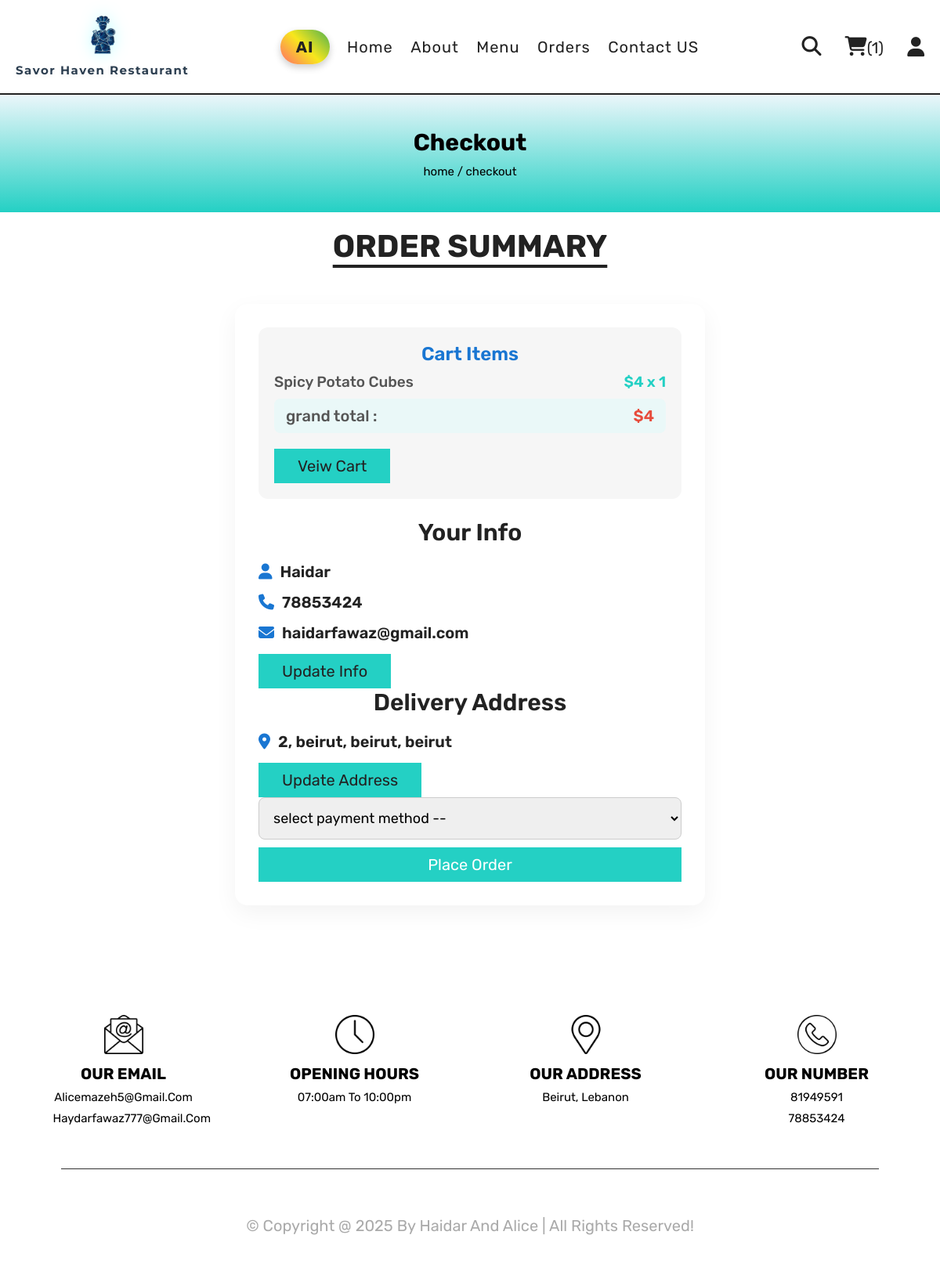
The app's page /checkout.php (signed in) with its own data.
### tables this page shows
CREATE TABLE `cart` (
  `id` int(100) NOT NULL,
  `user_id` int(100) NOT NULL,
  `pid` int(100) NOT NULL,
  `name` varchar(100) NOT NULL,
  `price` int(10) NOT NULL,
  `quantity` int(10) NOT NULL,
  `image` varchar(100) NOT NULL
);

CREATE TABLE `users` (
  `id` int(100) NOT NULL,
  `name` varchar(20) NOT NULL,
  `email` varchar(50) NOT NULL,
  `number` varchar(10) NOT NULL,
  `password` varchar(50) NOT NULL,
  `address` varchar(500) NOT NULL
);

### checkout.php (the view, shortened to what this page needs)
<?php
include 'components/connect.php';
if(isset($_SESSION['user_id'])){
   $user_id = $_SESSION['user_id'];
}else{
   $user_id = '';
   header('location:home.php');
};
?>
<!DOCTYPE html>
<html lang="en">
<head>
   <link rel="stylesheet" href="https://cdnjs.cloudflare.com/ajax/libs/font-awesome/6.1.1/css/all.min.css">
   <link rel="stylesheet" href="css/style.css">
</head>
<body>
<?php include 'components/user_header.php'; ?>
<div class="heading">
   <h3>checkout</h3>
   <p><a href="home.php">home</a> <span> / checkout</span></p>
</div>
<section class="checkout">
   <h1 class="title">order summary</h1>
<form action="" method="post">
   <div class="cart-items">
      <h3>cart items</h3>
      <?php
         $grand_total = 0;
         $select_cart = $conn->prepare("SELECT * FROM `cart` WHERE user_id = ?");
         $select_cart->execute([$user_id]);
         if($select_cart->rowCount() > 0){
            while($fetch_cart = $select_cart->fetch(PDO::FETCH_ASSOC)){
               $grand_total += ($fetch_cart['price'] * $fetch_cart['quantity']);
      ?>
      <p><span class="name"><?= $fetch_cart['name']; ?></span><span class="price">$<?= $fetch_cart['price']; ?> x <?= $fetch_cart['quantity']; ?></span></p>
      <?php
            }
         }else{
            echo '<p class="empty">your cart is empty!</p>';
         }
      ?>
      <p class="grand-total"><span class="name">grand total :</span><span class="price">$<?= $grand_total; ?></span></p>
      <a href="cart.php" class="btn">veiw cart</a>
   </div>
   <div class="user-info">
      <h3>your info</h3>
      <p><i class="fas fa-user"></i><span><?= $fetch_profile['name'] ?></span></p>
      <p><i class="fas fa-phone"></i><span><?= $fetch_profile['number'] ?></span></p>
      <p><i class="fas fa-envelope"></i><span><?= $fetch_profile['email'] ?></span></p>
      <a href="update_profile.php" class="btn">update info</a>
      <h3>delivery address</h3>
      <p><i class="fas fa-map-marker-alt"></i><span><?php if($fetch_profile['address'] == ''){echo 'please enter your address';}else{echo $fetch_profile['address'];} ?></span></p>
      <a href="update_address.php" class="btn">update address</a>
      <select name="method" class="box" required>
         <option value="" disabled selected>select payment method --</option>
      </select>
      <input type="submit" value="place order" class="btn <?php if($fetch_profile['address'] == ''){echo 'disabled';} ?>" style="width:100%; background: #24d0c4; color:var(--white);" name="submit">
   </div>
</form>
</section>
<?php include 'components/footer.php'; ?>
</body>
</html>

### css/style.css (style rules this page uses)
:root { --yellow:#fed330; --red:#e74c3c; --white:#fff; --black:#222; --light-color:#777; --border:.2rem solid var(--black); }
* { font-family: 'Rubik', sans-serif; margin:0; padding:0; box-sizing: border-box; outline: none; border: none; text-decoration: none; }
html { font-size: 62.5%; overflow-x: hidden; scroll-behavior: smooth; stop-opacity: 7rem; }
section { margin:0 auto; max-width: 1200px; padding:2rem; }
.title { text-align: center; margin-bottom: 2.5rem; font-size: 4rem; color:var(--black); text-transform: uppercase; text-decoration: underline; text-underline-offset: 1rem; }
.heading { display: flex; align-items: center; justify-content: center; gap:1rem; flex-flow: column; background: linear-gradient(180deg, #ebf6fa,#24d0c4 ); min-height: 15rem; }
.heading h3 { font-size: 3rem; color:black; text-transform: capitalize; }
.heading p { font-size: 1.5rem; color:black; }
.heading p a { color: black; }
.btn, .delete-btn { margin-top: 1rem; display: inline-block; font-size: 2rem; padding:1rem 3rem; cursor: pointer; text-transform: capitalize; transition: .2s linear; }
.btn { background-color: #24d0c4; color:var(--black); }
.checkout form { max-width: 60rem; margin: 5rem auto; padding: 3rem; background: #ffffff; border-radius: 16px; box-shadow: 0 10px 30px rgba(0, 0, 0, 0.05); animation: fadeInCheckout 0.8s ease-in-out; }
.checkout form h3 { font-size: 3rem; text-transform: capitalize; margin-bottom: 2rem; color: #222; font-weight: 600; text-align: center; }
.checkout form .cart-items { background: #f6f6f6; padding: 2rem; border-radius: 12px; margin-bottom: 2.5rem; animation: slideUp 0.6s ease-in-out; }
.checkout form .cart-items h3 { color: #1976d2; font-size: 2.4rem; margin-bottom: 1rem; text-align: center; }
.checkout form .cart-items p { display: flex; justify-content: space-between; align-items: center; margin: 1rem 0; font-size: 1.9rem; color: #333; }
.checkout form .cart-items p .name { color: #555; font-weight: 500; }
.checkout form .cart-items p .price { color: #24d0c4; font-weight: 600; }
.checkout form .cart-items .grand-total { background: #eaf8f8; border-radius: 8px; padding: 1rem 1.5rem; font-size: 2rem; text-align: right; font-weight: 600; }
.checkout form .cart-items .grand-total .price { color: #e74c3c; }
.checkout form .user-info p { font-size: 2rem; margin: 1.5rem 0 0.5rem; color: #333; display: flex; align-items: center; }
.checkout form .user-info p i { margin-right: 1rem; color: #1976d2; }
.checkout form .user-info p span { font-weight: 600; color: #222; }
.checkout form .user-info .box { width: 100%; border: 1px solid #ccc; padding: 1.4rem; font-size: 1.8rem; border-radius: 8px; transition: border-color 0.3s ease; }

### records on screen
cart: name "Spicy Potato Cubes", price "4", quantity "1"
users: name "Haidar", number "78853424", email "haidarfawaz@gmail.com", address "2, beirut, beirut, beirut", submit "place order"

### other values on screen
$total_cart_items "1"
$grand_total "4"
